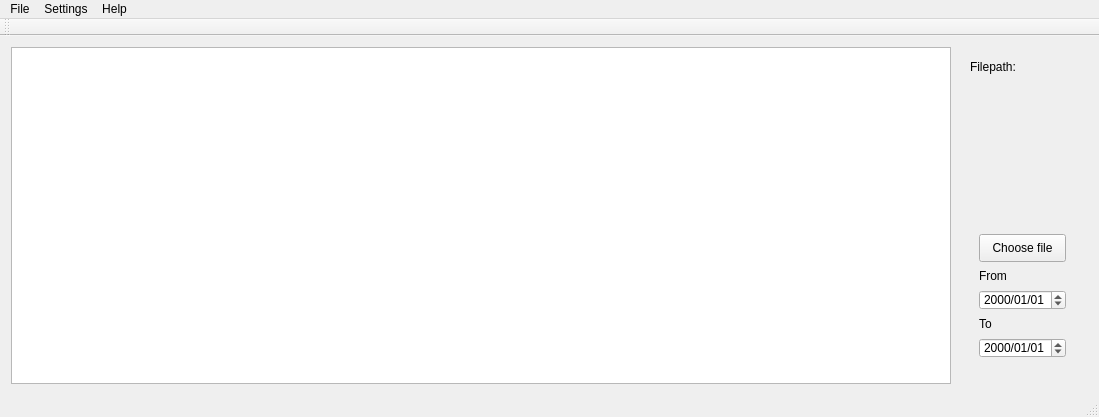
<?xml version="1.0" encoding="UTF-8"?>
<ui version="4.0">
 <class>MainWindow</class>
 <widget class="QMainWindow" name="MainWindow">
  <property name="geometry">
   <rect>
    <x>0</x>
    <y>0</y>
    <width>1099</width>
    <height>417</height>
   </rect>
  </property>
  <property name="windowTitle">
   <string>MainWindow</string>
  </property>
  <widget class="QWidget" name="centralWidget">
   <layout class="QHBoxLayout" name="horizontalLayout">
    <item>
     <widget class="QTextBrowser" name="textBrowser"/>
    </item>
    <item>
     <widget class="QGroupBox" name="groupBox_3">
      <property name="sizePolicy">
       <sizepolicy hsizetype="Minimum" vsizetype="Preferred">
        <horstretch>0</horstretch>
        <verstretch>0</verstretch>
       </sizepolicy>
      </property>
      <property name="maximumSize">
       <size>
        <width>137</width>
        <height>16777215</height>
       </size>
      </property>
      <property name="styleSheet">
       <string notr="true">QGroupBox{
	border: 0px
}</string>
      </property>
      <property name="title">
       <string/>
      </property>
      <property name="alignment">
       <set>Qt::AlignLeading|Qt::AlignLeft|Qt::AlignTop</set>
      </property>
      <layout class="QVBoxLayout" name="verticalLayout_3">
       <item>
        <widget class="QGroupBox" name="groupBox_2">
         <property name="sizePolicy">
          <sizepolicy hsizetype="Preferred" vsizetype="Preferred">
           <horstretch>0</horstretch>
           <verstretch>0</verstretch>
          </sizepolicy>
         </property>
         <property name="maximumSize">
          <size>
           <width>115</width>
           <height>16777215</height>
          </size>
         </property>
         <property name="title">
          <string>Filepath:</string>
         </property>
         <property name="alignment">
          <set>Qt::AlignLeading|Qt::AlignLeft|Qt::AlignTop</set>
         </property>
         <layout class="QVBoxLayout" name="verticalLayout_2">
          <property name="bottomMargin">
           <number>30</number>
          </property>
          <item>
           <widget class="QLabel" name="label">
            <property name="sizePolicy">
             <sizepolicy hsizetype="Preferred" vsizetype="Preferred">
              <horstretch>0</horstretch>
              <verstretch>0</verstretch>
             </sizepolicy>
            </property>
            <property name="maximumSize">
             <size>
              <width>93</width>
              <height>16777215</height>
             </size>
            </property>
            <property name="text">
             <string/>
            </property>
            <property name="wordWrap">
             <bool>true</bool>
            </property>
           </widget>
          </item>
         </layout>
        </widget>
       </item>
       <item>
        <widget class="QGroupBox" name="groupBox">
         <property name="maximumSize">
          <size>
           <width>115</width>
           <height>150</height>
          </size>
         </property>
         <property name="title">
          <string/>
         </property>
         <property name="alignment">
          <set>Qt::AlignLeading|Qt::AlignLeft|Qt::AlignTop</set>
         </property>
         <layout class="QVBoxLayout" name="verticalLayout">
          <item>
           <widget class="QPushButton" name="pushButton">
            <property name="maximumSize">
             <size>
              <width>93</width>
              <height>28</height>
             </size>
            </property>
            <property name="text">
             <string>Choose file</string>
            </property>
           </widget>
          </item>
          <item>
           <widget class="QLabel" name="label_2">
            <property name="maximumSize">
             <size>
              <width>93</width>
              <height>16</height>
             </size>
            </property>
            <property name="text">
             <string>From</string>
            </property>
           </widget>
          </item>
          <item>
           <widget class="QDateEdit" name="dateEdit">
            <property name="maximumSize">
             <size>
              <width>93</width>
              <height>20</height>
             </size>
            </property>
            <property name="displayFormat">
             <string>yyyy/MM/dd</string>
            </property>
           </widget>
          </item>
          <item>
           <widget class="QLabel" name="label_3">
            <property name="maximumSize">
             <size>
              <width>93</width>
              <height>16</height>
             </size>
            </property>
            <property name="text">
             <string>To</string>
            </property>
           </widget>
          </item>
          <item>
           <widget class="QDateEdit" name="dateEdit_2">
            <property name="maximumSize">
             <size>
              <width>93</width>
              <height>20</height>
             </size>
            </property>
            <property name="displayFormat">
             <string>yyyy/MM/dd</string>
            </property>
           </widget>
          </item>
         </layout>
         <zorder>pushButton</zorder>
         <zorder>label</zorder>
         <zorder>label_2</zorder>
         <zorder>pushButton</zorder>
         <zorder>label_3</zorder>
         <zorder>label</zorder>
         <zorder>dateEdit</zorder>
         <zorder>dateEdit_2</zorder>
         <zorder>pushButton</zorder>
         <zorder>label_3</zorder>
         <zorder>dateEdit</zorder>
         <zorder>dateEdit_2</zorder>
        </widget>
       </item>
      </layout>
     </widget>
    </item>
   </layout>
  </widget>
  <widget class="QMenuBar" name="menuBar">
   <property name="geometry">
    <rect>
     <x>0</x>
     <y>0</y>
     <width>1099</width>
     <height>26</height>
    </rect>
   </property>
   <widget class="QMenu" name="menuCatchUp">
    <property name="title">
     <string>Help</string>
    </property>
    <addaction name="actionReport_Bugs"/>
   </widget>
   <widget class="QMenu" name="menuSettings">
    <property name="title">
     <string>Settings</string>
    </property>
   </widget>
   <widget class="QMenu" name="menuFile">
    <property name="title">
     <string>File</string>
    </property>
    <addaction name="actionSave"/>
    <addaction name="actionOpen_File"/>
   </widget>
   <addaction name="menuFile"/>
   <addaction name="menuSettings"/>
   <addaction name="menuCatchUp"/>
  </widget>
  <widget class="QToolBar" name="mainToolBar">
   <attribute name="toolBarArea">
    <enum>TopToolBarArea</enum>
   </attribute>
   <attribute name="toolBarBreak">
    <bool>false</bool>
   </attribute>
  </widget>
  <widget class="QStatusBar" name="statusBar"/>
  <action name="actionSave">
   <property name="text">
    <string>Save</string>
   </property>
   <property name="shortcut">
    <string>Ctrl+S</string>
   </property>
  </action>
  <action name="actionOpen_File">
   <property name="text">
    <string>Open File</string>
   </property>
   <property name="shortcut">
    <string>Ctrl+O</string>
   </property>
  </action>
  <action name="actionReport_Bugs">
   <property name="text">
    <string>Report Bugs</string>
   </property>
  </action>
 </widget>
 <layoutdefault spacing="6" margin="11"/>
 <resources/>
 <connections/>
</ui>
